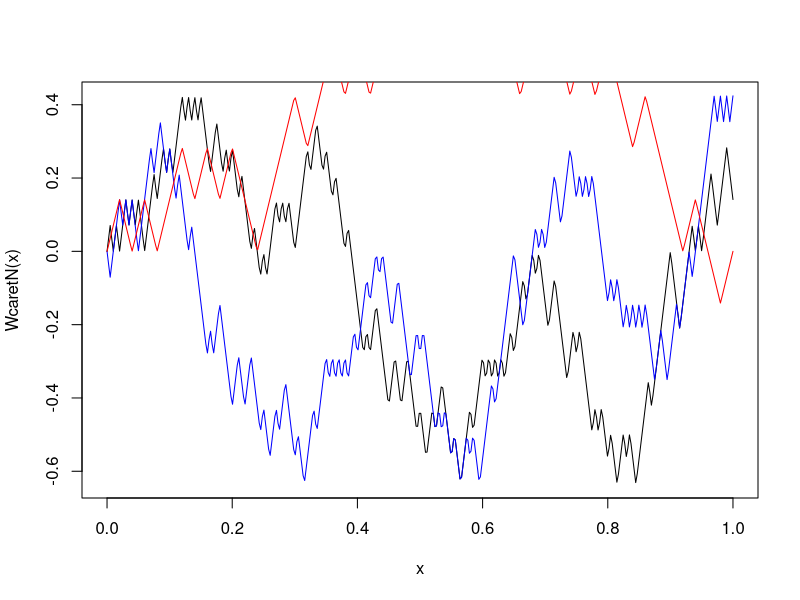

Reproduce this figure in R.
p <- 0.5
N <- 400

T <- 2
h <- 0.25
c <- 2.0

S <- array(0, c(N+1))
rw <- cumsum( 2 * ( runif(N) <= p)-1 )
S[2:(N+1)] <- rw

WcaretN <- function(x) {
    Delta <- T/N

    # add 1 since arrays are 1-based
    prior = floor(x/Delta) + 1
    subsequent = ceiling(x/Delta) + 1

    retval <- sqrt(Delta)*(S[prior] + ((x/Delta+1) - prior)*(S[subsequent] - S[prior]))
}

Wshift <- function(x) {
    retval <- WcaretN(x+h) - WcaretN(h)
}

Wscale <- function(x) {
    retval <- c*WcaretN(x/c^2)
}

curve(WcaretN, 0,1, n=400, col = "black")
curve(Wshift, 0,1, n=400, add = TRUE, col = "blue")
curve(Wscale, 0,1, n= 400, add = TRUE, col = "red")
 
## NAME: transformations.R
##
## USAGE: within R, at interactive prompt
##        source("transformations.R")
## REQUIRED ARGUMENTS: none
##
## OPTIONS: none
## DESCRIPTION: Transformations of Wiener process using the
##              scaling approximation of random walk
## DIAGNOSTICS: none
## CONFIGURATION AND ENVIRONMENT: none
## DEPENDENCIES:  none
## INCOMPATIBILITIES: none known
## PROVENANCE: Created by sdunbar, 
## BUGS AND LIMITATIONS: none known
## FEATURES AND POTENTIAL IMPROVEMENTS:
##  
##  The base approximation function assumes the inputs are in the interval [0,T]
##  The transformed functions assume the inputs are compatible with the base
##  approximation function.
##  Better input checking could catch errors before plotting.
##
##   The function WcaretN is vector-capable, that is, the input can be
##   a vector or array, and the output will be a vector of values of the 
##   approximation function at the corresponding points.
##   The transformed functions are correspondingly vactor-capable.
##
##   A feature of this N-step random walk scaling approximation program
##   is that it creates the approximation and the transformations as functions
##   on [0,T].  All
##   functions can be plotted with any number of points on the interval [0,T].
##   If the time grid on [0,T] is less than N points, then some of the
##   information in the N-step scaling approximation is ignored, and the
##   plotted function will be less representative of the approximation
##   than it could be.  If the time grid on [0,T] is is greater than N
##   points, then the plotted function will just represent the linear
##   interpolation between the step points at j*T/N and no new
##   information is represented.  
##
##  Depending on the internal plotting routines used by the language,
##  plotting the approximation and transformed functions
##  can result in
##  plot artifacts.  One simple artifact may be horizonal segments in the
##  points. If the plotting algorithms attempt to use adaptive point
##  selection to densely position a greater portion of a fixed number of
##  plotting points in a region of rapid variation, then other regions
##  will have fewer plotting points.  Those regions with fewer plotting
##  points will miss some of the information in that region.  Depending on
##  the language, the plotting routine may use smoothing or some other
##  nonlinear interpolation between plotting points which will result in
##  curved segments instead of a piecewise linear function.  If the
##  intention is to plot an transformed Brownian Motion, then there are
##  more direct and efficient ways to create and plot the \( N+1 \)
##  coordinate pairs \( (jT/N, \sqrt{T/N} S_{j}) \) defining the vertices of the
##  piecewise linear scaled random walk approximation with an appropriate amount of
##  information.  Here the intention is to first to demonstrate the
##  creation of the approximation function as a piecewise linear function,
##  then second to use the function to plot a graph.
##
## AUTHOR:  Steve Dunbar
## VERSION: Version 1.0  as of Wed May 15, 2013  5:55 AM
## KEYWORDS: random walk, Wiener process, Brownian motion, transformation

